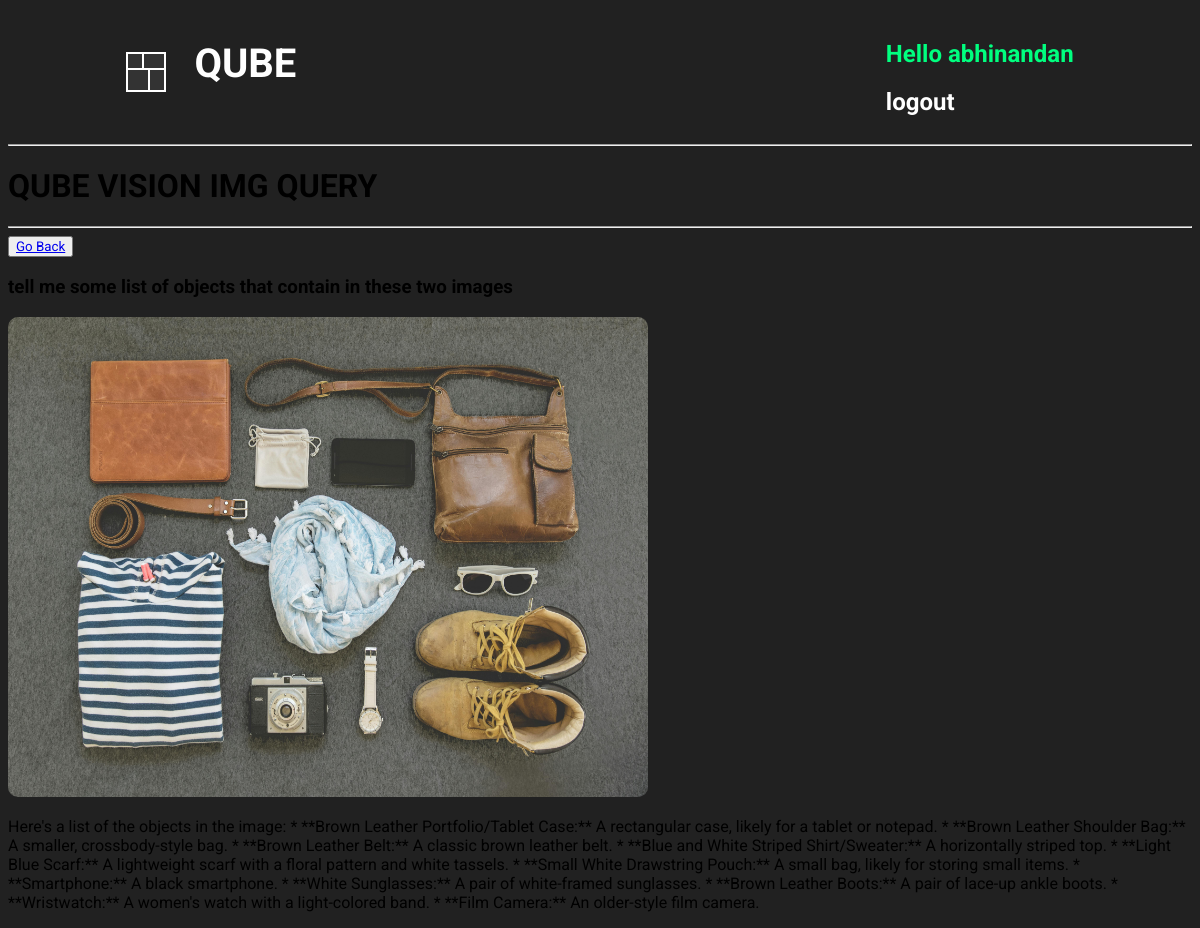
The page /visionImgFullResponse/4/ (signed in) on the database its author committed.
### base/models.py (models this page shows, shortened)
class QubeVisionImgHistory(models.Model):
    user = models.ForeignKey(
        User, on_delete=models.CASCADE, related_name='qube_vision_images')
    user_text_query = models.TextField()
    user_img_query = models.ImageField(upload_to='uploaded_images/')
    response = models.TextField()
    created = models.DateTimeField(auto_now_add=True)

### base/views.py (the view)
@login_required(login_url='loginUser')
def fullResponseQubeVisionImg(request, pk):
    vision_img_response = QubeVisionImgHistory.objects.get(id=pk)
    context = {'vision_img_response': vision_img_response}
    return render(request, 'base/full_ResponseImgQuery.html', context)

### base/templates/base/full_ResponseImgQuery.html
{% extends 'main.html' %}
{% block content %}
<div>
    <h1>QUBE VISION IMG QUERY</h1>
    <hr>
    <button><a href="{% url 'qubeVisionImage' %}">Go Back</a></button>
    <div>
        <h3>
            {{ vision_img_response.user_text_query }}
        </h3>
        <div>
            <img src="{{ vision_img_response.user_img_query.url }}" alt=""
                style="width: 640px; height: 480px; border-radius: 10px;">
            <p>{{ vision_img_response.response }}</p>
        </div>
    </div>
</div>
{% endblock %}

### templates/navbar.html (shortened to what this page needs)
<div class="navbar-container">
    <div class="QUBE_logo_link">
        <div class="cube-loader">
            <div class="cube cube1"></div>
            <div class="cube cube2"></div>
            <div class="cube cube3"></div>
            <div class="cube cube4"></div>
        </div>
        <div class="qube_text">
            <h1><a href="{% url 'home' %}">QUBE</a></h1>
        </div>
    </div>
    <div class="login_section">
        {% if request.user.is_authenticated %}
        <div class="after_user_login">
            <div class="hello_user">
                <h2> Hello {{ request.user }} </h2>
            </div>
            <div class="hello_user_logout">
                <h2><a href="{% url 'logoutUser' %}">logout</a></h2>
            </div>
        </div>
        {% else %}
        <div class="before_user_login">
            <h2><a href="{% url 'loginUser' %}">Login</a></h2>
        </div>
        {% endif %}
    </div>
</div>
<hr>

### static/styles/main.css (style rules this page uses)
* { font-family: "Roboto", serif; }
body { background-color:#212121; }
.cube-loader { position: relative; width: 40px; height: 40px; margin: auto; }
.cube { position: absolute; width: 50%; height: 50%; background-color: #333; border: 2px solid #fff; animation: foldCube 2.4s infinite linear; }
.cube1 { top: 0; left: 0; transform-origin: 100% 100%; }
.cube2 { top: 0; right: 0; transform-origin: 0 100%; }
.cube3 { bottom: 0; right: 0; transform-origin: 0 0; }
.cube4 { bottom: 0; left: 0; transform-origin: 100% 0; }
.cube1 { animation-delay: 0.3s; }
.cube2 { animation-delay: 0.6s; }
.cube3 { animation-delay: 0.9s; }
.cube4 { animation-delay: 1.2s; }
.QUBE_logo_link { display: flex; justify-content: space-between; gap: 20px; margin-left: 10%; }
.qube_text { margin-top: 6%; font-size: 20px; padding-left: 8px; padding-right: 8px; padding-top: 5px; margin-top: 0px; }
.qube_text a { text-decoration: none; color: white; transition: all 0.3s ease; }
.login_section { margin-right: 10%; padding-top: 1%; }
.hello_user { color: springgreen; }
.hello_user_logout a { text-decoration: none; color: white; transition: all 0.3s ease; }

### templates/navbar.html (style rules this page uses)
.navbar-container { display: flex; justify-content: space-between; }

### rows shown on the page
QubeVisionImgHistory: user_text_query "tell me some list of objects that contain in these two images", user_img_query (picture), response "Here's a list of the objects in the image: * **Brown Leather Portfolio/Tablet Case:** A rectangular case, likely for a tablet or notepad. * **Brown Leather Shoulder Bag:** A smaller, crossbody-style bag. * **Brown Leather Belt:** A classic brown leather belt. * **Blue and White Striped Shirt/Sweater:** A horizontally striped top. * **Light Blue Scarf:** A lightweight scarf with a floral pattern and white tassels. * **Small White Drawstring Pouch:** A small bag, likely for storing small items. * **Smartphone:** A black smartphone. * **White Sunglasses:** A pair of white-framed sunglasses. * **Brown Leather Boots:** A pair of lace-up ankle boots. * **Wristwatch:** A women's watch with a…"

### other values the page prints
{{ request.user }} "abhinandan"
